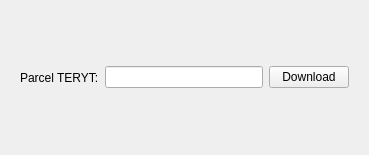
<?xml version="1.0" encoding="UTF-8"?>
<ui version="4.0">
 <class>ULDKParcelDownloaderDialog</class>
 <widget class="QDialog" name="ULDKParcelDownloaderDialog">
  <property name="geometry">
   <rect>
    <x>0</x>
    <y>0</y>
    <width>369</width>
    <height>155</height>
   </rect>
  </property>
  <property name="windowTitle">
   <string>Dialog</string>
  </property>
  <property name="inputMethodHints">
   <set>Qt::ImhNone</set>
  </property>
  <property name="sizeGripEnabled">
   <bool>false</bool>
  </property>
  <property name="modal">
   <bool>false</bool>
  </property>
  <layout class="QHBoxLayout" name="horizontalLayout">
   <item>
    <widget class="QStackedWidget" name="stackedWidget">
     <property name="currentIndex">
      <number>1</number>
     </property>
     <widget class="QWidget" name="page">
      <layout class="QVBoxLayout" name="verticalLayout">
       <item>
        <widget class="QLabel" name="label">
         <property name="text">
          <string>&lt;html&gt;&lt;head/&gt;&lt;body&gt;&lt;p&gt;&lt;span style=&quot; font-size:12pt;&quot;&gt;Choose way to download uldk parcel&lt;/span&gt;&lt;/p&gt;&lt;/body&gt;&lt;/html&gt;</string>
         </property>
        </widget>
       </item>
       <item>
        <spacer name="verticalSpacer">
         <property name="orientation">
          <enum>Qt::Vertical</enum>
         </property>
         <property name="sizeHint" stdset="0">
          <size>
           <width>20</width>
           <height>9</height>
          </size>
         </property>
        </spacer>
       </item>
       <item>
        <widget class="QCommandLinkButton" name="commandLinkButton">
         <property name="text">
          <string>Teryt</string>
         </property>
        </widget>
       </item>
       <item>
        <widget class="QCommandLinkButton" name="commandLinkButton_2">
         <property name="text">
          <string>Geometry</string>
         </property>
        </widget>
       </item>
      </layout>
     </widget>
     <widget class="QWidget" name="page_2">
      <layout class="QHBoxLayout" name="horizontalLayout_2">
       <item>
        <widget class="QLabel" name="label_2">
         <property name="text">
          <string>Parcel TERYT:</string>
         </property>
        </widget>
       </item>
       <item>
        <widget class="QLineEdit" name="lineEdit"/>
       </item>
       <item>
        <widget class="QPushButton" name="pushButton">
         <property name="text">
          <string>Download</string>
         </property>
        </widget>
       </item>
      </layout>
     </widget>
     <widget class="QWidget" name="page_3">
      <layout class="QVBoxLayout" name="verticalLayout_2">
       <item>
        <widget class="QLabel" name="label_3">
         <property name="text">
          <string>&lt;html&gt;&lt;head/&gt;&lt;body&gt;&lt;p align=&quot;center&quot;&gt;&lt;span style=&quot; font-size:12pt;&quot;&gt;Pick Geometry Source&lt;/span&gt;&lt;/p&gt;&lt;/body&gt;&lt;/html&gt;</string>
         </property>
        </widget>
       </item>
       <item>
        <spacer name="verticalSpacer_2">
         <property name="orientation">
          <enum>Qt::Vertical</enum>
         </property>
         <property name="sizeHint" stdset="0">
          <size>
           <width>20</width>
           <height>25</height>
          </size>
         </property>
        </spacer>
       </item>
       <item>
        <layout class="QHBoxLayout" name="horizontalLayout_4">
         <item>
          <layout class="QHBoxLayout" name="horizontalLayout_3">
           <item>
            <widget class="QLabel" name="label_5">
             <property name="text">
              <string>File:</string>
             </property>
            </widget>
           </item>
           <item>
            <widget class="QgsFileWidget" name="mQgsFileWidget">
             <property name="filter">
              <string>.shp,.gml,.kml</string>
             </property>
            </widget>
           </item>
          </layout>
         </item>
         <item>
          <spacer name="horizontalSpacer">
           <property name="orientation">
            <enum>Qt::Horizontal</enum>
           </property>
           <property name="sizeHint" stdset="0">
            <size>
             <width>40</width>
             <height>20</height>
            </size>
           </property>
          </spacer>
         </item>
         <item>
          <widget class="Line" name="line">
           <property name="lineWidth">
            <number>3</number>
           </property>
           <property name="orientation">
            <enum>Qt::Vertical</enum>
           </property>
          </widget>
         </item>
         <item>
          <spacer name="horizontalSpacer_4">
           <property name="orientation">
            <enum>Qt::Horizontal</enum>
           </property>
           <property name="sizeHint" stdset="0">
            <size>
             <width>40</width>
             <height>20</height>
            </size>
           </property>
          </spacer>
         </item>
         <item>
          <widget class="QLabel" name="label_4">
           <property name="maximumSize">
            <size>
             <width>60</width>
             <height>60</height>
            </size>
           </property>
           <property name="baseSize">
            <size>
             <width>0</width>
             <height>0</height>
            </size>
           </property>
           <property name="text">
            <string/>
           </property>
           <property name="pixmap">
            <pixmap resource="../resources/resource.qrc">:/icons/edit.svg</pixmap>
           </property>
           <property name="scaledContents">
            <bool>true</bool>
           </property>
          </widget>
         </item>
         <item>
          <spacer name="horizontalSpacer_3">
           <property name="orientation">
            <enum>Qt::Horizontal</enum>
           </property>
           <property name="sizeHint" stdset="0">
            <size>
             <width>40</width>
             <height>20</height>
            </size>
           </property>
          </spacer>
         </item>
        </layout>
       </item>
       <item>
        <spacer name="verticalSpacer_3">
         <property name="orientation">
          <enum>Qt::Vertical</enum>
         </property>
         <property name="sizeHint" stdset="0">
          <size>
           <width>20</width>
           <height>40</height>
          </size>
         </property>
        </spacer>
       </item>
      </layout>
     </widget>
    </widget>
   </item>
  </layout>
 </widget>
 <customwidgets>
  <customwidget>
   <class>QgsFileWidget</class>
   <extends>QWidget</extends>
   <header>qgsfilewidget.h</header>
  </customwidget>
 </customwidgets>
 <resources>
  <include location="../resources/resource.qrc"/>
 </resources>
 <connections/>
</ui>
